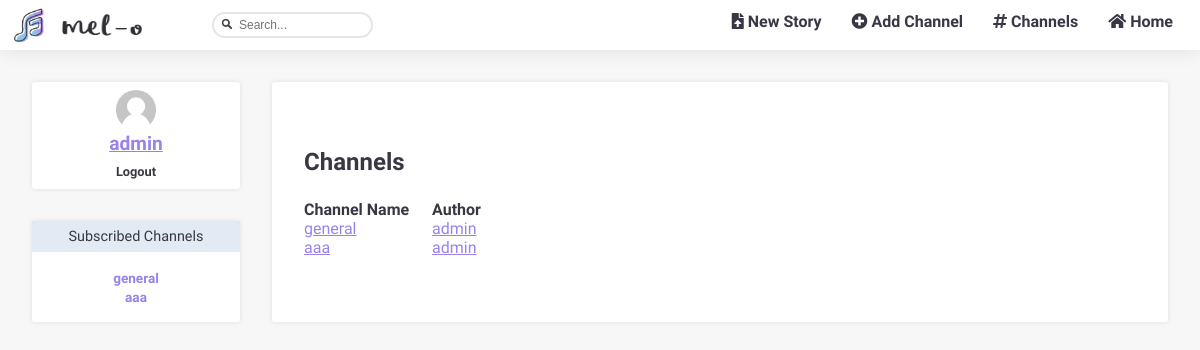
/pages/channels_list.php (signed in), run on the app's committed database.
### tables this page shows
CREATE TABLE subscribed (
  id INTEGER PRIMARY KEY,
  user VARCHAR REFERENCES users,
  channel VARCHAR REFERENCES channels
);

CREATE TABLE channels (
  name VARCHAR PRIMARY KEY,
  author VARCHAR REFERENCES users,
  description VARCHAR
);

### database/db_channels.php (called while the page is built, shortened)
<?php
  include('../database/db_connection.php');
  function getChannels() {
    global $db;
    $stmt = $db->prepare('SELECT * FROM channels');
    $stmt->execute(array());
    return $stmt->fetchAll();
  }
  function getSubbedChannels($username) {
    global $db;
    $stmt = $db->prepare('SELECT channel FROM subscribed WHERE user = ?');
    $stmt->execute(array($username));
    return $stmt->fetchAll();
  }
?>

### templates/tpl_channel.php (the view, shortened to what this page needs)
<?php function draw_channels_list($channels) {
  ?>
  <section id="channel_list" class= "blockStyle blockLayout page">
    <h1>Channels</h1>
    <header>
      <h2>Channel Name</h2>
      <h2>Author</h2>
    </header>
  <?php
    foreach($channels as $channel)
      draw_channel_list($channel);
  ?>
  </section>
<?php } ?>
<?php function draw_channel_list($channel) {
  ?>
  <article class="channel_list_item">
    <a href="../pages/channel_page.php?channel=<?= $channel['name'] ?>"><?= $channel['name']?></a>
    <a href="../pages/profile.php?user=<?= $channel['author'] ?>"><?= $channel['author']?></a>
  </article>
<?php } ?>

### templates/tpl_account.php (shortened to what this page needs)
<?php function draw_sidebar($subbed_channels, $sort) {
?>
  <section id="sidebar" >
    <?php
      draw_sidebar_login();
      draw_sidebar_subs($subbed_channels);
    ?>
  </section>
<?php } ?>
<?php
    function draw_sidebar_login() {
  if (isset($_SESSION['username']))
  {
    $username = $_SESSION['username'];?>
    <section id="sidebar_login" class="blockStyle">
      <?php $igmsrc = getUserImage($username);?>
        <img  id="userImage"  src=<?=$igmsrc?> width=40 height="40">
        <a href="../pages/edit_profile.php?user=<?= $username ?>"><?= $username ?></a>
        <div><a href="../actions/action_logout.php">Logout</a></div>
    </section>
    <?php }
} ?>
<?php function draw_sidebar_subs($subbed_channels) { ?>
    <section id="sidebar_subs" class= "blockStyle">
    <?php if (isset($_SESSION['username'])) {?>
      <span id=h1><a href="../pages/subfeed.php">Subscribed Channels</a></span>
    <?php } else {?>
      <h1>Subscribed Channels</h1>
    <?php } ?>
      <ul>
        <?php
          if (isset($_SESSION['username']) && !empty($subbed_channels)) {
            foreach($subbed_channels as $subbed_channel) { ?>
              <li data-channel=<?= $subbed_channel['channel'] ?>>
                <a href="../pages/channel_page.php?channel=<?= $subbed_channel['channel'] ?>"><?= $subbed_channel['channel'] ?></a>
              </li>
        <?php }
          }
        ?>
      </ul>
    </section>
<?php
} ?>
<?php
function getUserImage($username){
  if(file_exists("../img/users/originals/$username.png")){
   $img = "../img/users/originals/$username.png";
  }else  $img = "../img/unknownuser.png";
  return $img;
}?>

### css/style.css (style rules this page uses)
body { margin: 0 0; display: grid; grid-template-columns: 15em 7fr; grid-template-rows: 1fr auto; overflow-x: hidden; --bg-color : #efebeb66; --font-color: #373843; --search-background-color: #e8e8e8; --error-color: rgba(236, 96, 96, 0.829); --success-color:rgba(87, 236, 94, 0.829); --link-color: rgb(153, 131, 233); --font-hover-color: white; --box-shadow-color: rgba(0,0,0,0.1); --grad-start-color: rgb(131, 193, 233); --grad-end-color: #A46BE5; --washed-out-blue:#aec5e05c; --font: 'Abel'; background: var(--bg-color); font-family: var(--font), sans-serif; }
.blockLayout { padding: 2em; grid-area: 2 / 2 / span 1 / span 1; display: flex; flex-direction: column; justify-content: center; }
.blockStyle { box-shadow: 0px 0px 5px var(--box-shadow-color); font: var(--font); color: var(--font-color); background: white; border-radius: 3px; }
.page { margin: 2em 2em 0 2em; }
#userImage { border-radius: 100px; }
#sidebar_login { margin: 2em 0 0 2em; padding: 0.5em; grid-area: 2 / 1 / span 1 / span 1; display: flex; flex-direction: column; align-items: center; }
#sidebar_login div { display: flex; }
#sidebar_login div a { justify-self: center; font-family: var(--font), sans-serif; font-weight: bold; font-size: 0.8em; text-decoration: none; color: var(--font-color); margin: 0.5em auto auto auto; padding: 0.1em; }
#sidebar_login > a { justify-self: center; font-family: var(--font), sans-serif; font-weight: bold; font-size: 1.2em; color: var(--link-color); margin: auto; padding: 0.1em; }
#sidebar_subs { margin: 2em 0 0 2em; grid-area: 2 / 1 / span 1 / span 1; display: flex; flex-direction: column; }
#sidebar_subs ul { list-style-type: none; list-style: none; padding: 0; }
#sidebar_subs ul { text-align: center; }
#sidebar_subs #h1 { font-size: 0.9em; width: 100%; padding: 0.5em 0 0.5em 0; margin: 0; text-align: center; background: var(--washed-out-blue); }
#sidebar_subs #h1 a { text-decoration: none; color: var(--font-color); }
#sidebar_subs ul a { justify-self: center; text-decoration: none; font-family: var(--font), sans-serif; font-weight: bold; font-size: 0.85em; color: var(--link-color); margin: auto; padding: 0.1em; color: var(--link-color); text-align: center; }
#channel_list h1 { color: var(--font-color); margin: 0 0 1em 0; }
#channel_list header { display: flex; flex-direction: row; }
#channel_list header > * { margin: 0 1em 0 0; }
#channel_list header h2 { font-family: var(--font), sans-serif; font-weight: bold; font-size: 1em; color: var(--font-color); width: 7em; }
#channel_list .channel_list_item { display: flex; flex-direction: row; }
#channel_list .channel_list_item a { padding: 0 1em 0 0; font-family: var(--font), sans-serif; color: var(--link-color); width: 7em; }

### data on the page
subscribed: channel "general"
subscribed: channel "aaa"
channels: name "general", author "admin"
channels: name "aaa", author "admin"

### other printed values
$username "admin"
